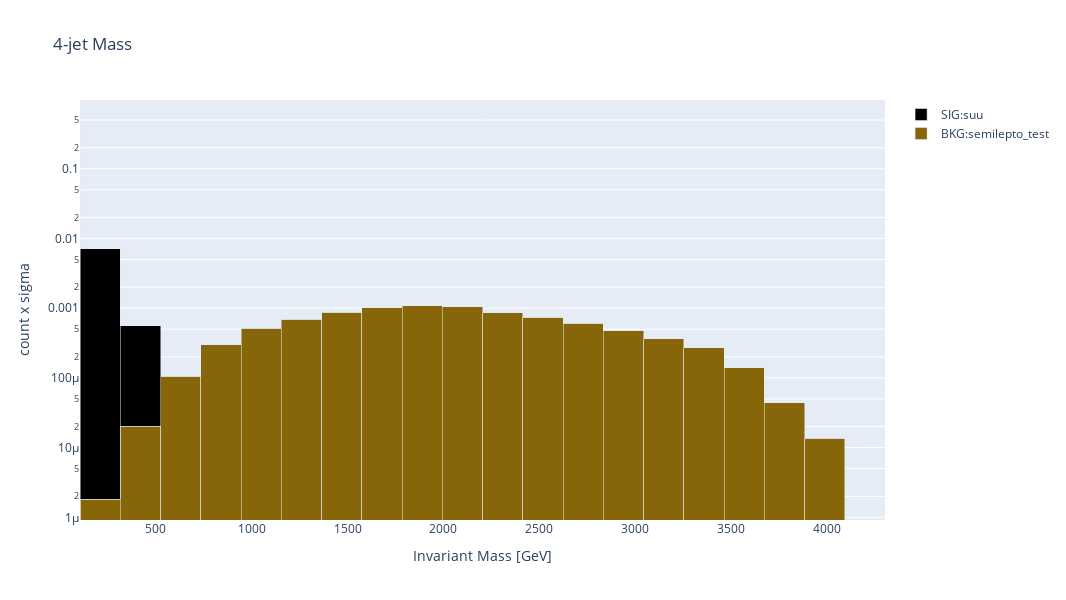

Notebook code for this chart:
### Markdown cell above
# Data Visualization

### Code cell
fig = make_histogram(jet_pts, 20, col=0, clip_top_prc=100)
bin_width = fig.data[0].x[1] - fig.data[0].x[0]
fig.update_layout(
    title="4-jet Mass",
    xaxis_title="Invariant Mass [GeV]",
    yaxis_title_text="count x sigma",
    barmode="stack",
    bargap=0,
    width=1600 * (2 / 3),
    height=900 * (2 / 3),
    # ignore first bin
    xaxis_range=[fig.data[0].x[1] - bin_width / 2, fig.data[0].x[-1] + bin_width / 2],
    yaxis_type="log",
)

fig.show()

### Figure 1 — Plotly figure (JSON) as saved in the notebook; plotly's stock layout.template omitted (floating-point values rounded to 4 significant figures)
{"data": [{"marker": {"color": "#866609"}, "name": "BKG:semilepto_test", "type": "bar", "x": [0, 209.8, 419.7, 629.5, 839.4, 1049.0, 1259.0, 1469.0, 1679.0, 1889.0, 2098.0, 2308.0, 2518.0, 2728.0, 2938.0, 3148.0, 3358.0, 3567.0, 3777.0, 3987.0, 4197.0], "y": [0, 1.832e-06, 2.015e-05, 0.0001062, 0.0002986, 0.0005147, 0.0006915, 0.0008738, 0.001015, 0.001075, 0.001049, 0.0008555, 0.0007419, 0.0006091, 0.0004754, 0.0003645, 0.0002702, 0.0001392, 4.396e-05, 1.374e-05]}, {"marker": {"color": "#000000"}, "name": "SIG:suu", "type": "bar", "x": [0, 209.8, 419.7, 629.5, 839.4, 1049.0, 1259.0, 1469.0, 1679.0, 1889.0, 2098.0, 2308.0, 2518.0, 2728.0, 2938.0, 3148.0, 3358.0, 3567.0, 3777.0, 3987.0, 4197.0], "y": [0.4842, 0.007082, 0.000541, 0, 0, 0, 0, 0, 0, 0, 0, 0, 0, 0, 0, 0, 0, 0, 0, 0]}], "layout": {"bargap": 0, "barmode": "stack", "height": 600, "title": {"text": "4-jet Mass"}, "width": 1067.0, "xaxis": {"range": [104.9, 4302.0], "title": {"text": "Invariant Mass [GeV]"}}, "yaxis": {"title": {"text": "count x sigma"}, "type": "log"}}}
